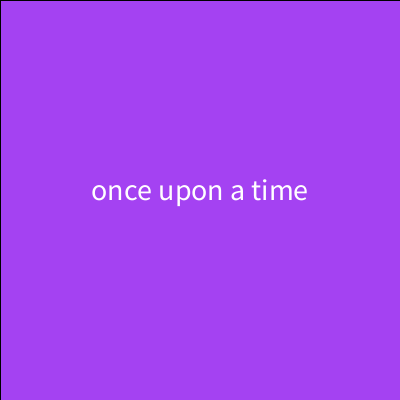
Frame 1 (no input)
Frame 60 (the mouse pressed at the canvas centre just before this capture): identical to frame 1, image omitted
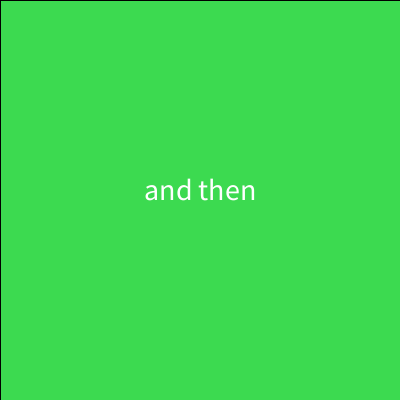
Frame 120 (the mouse held since frame 60 and released just before this capture)

The Processing sketch that drew these frames (run headless with seeded random() and noise(); from frame 60 on, the mouse is pressed at the canvas centre):

// Processing sketch: pages
// ── pages.pde
Page [] pages = new Page [5];
String [] words = {
  "once upon a time", "and then", "something happened", "it was amazing", "the end"
};

int pageNum = 0; 

void setup() {
  size (400, 400); 
  for (int i = 0; i < pages.length; i++) {
    pages[i] = new Page (words[i]);
  }
}

void draw() {
  switch (pageNum) {
  case 0:
    pages[0].display(); 
    break;
  case 1:
    pages[1].display(); 
    break;
  case 2:
    pages[2].display(); 
    break;
  case 3:
    pages[3].display(); 
    break;
  case 4:
    pages[4].display(); 
    break;
  }
}

void mousePressed() {
  if (pageNum < pages.length) {
    pageNum ++;
  } else {
    pageNum = 0; 
  }

}


// ── Page.pde
class Page {
  color c; 
  String text; 
  
  Page(String text_) {
    c = color (random (255), random(255), random (255)); 
    text = text_; 
  }
  
  void display() {
    fill (c); 
    rect (0,0, width, height);
    textAlign (CENTER);
    textSize (30); 
    fill (255); 
    text (text, width/2, height/2); 
  }

}
